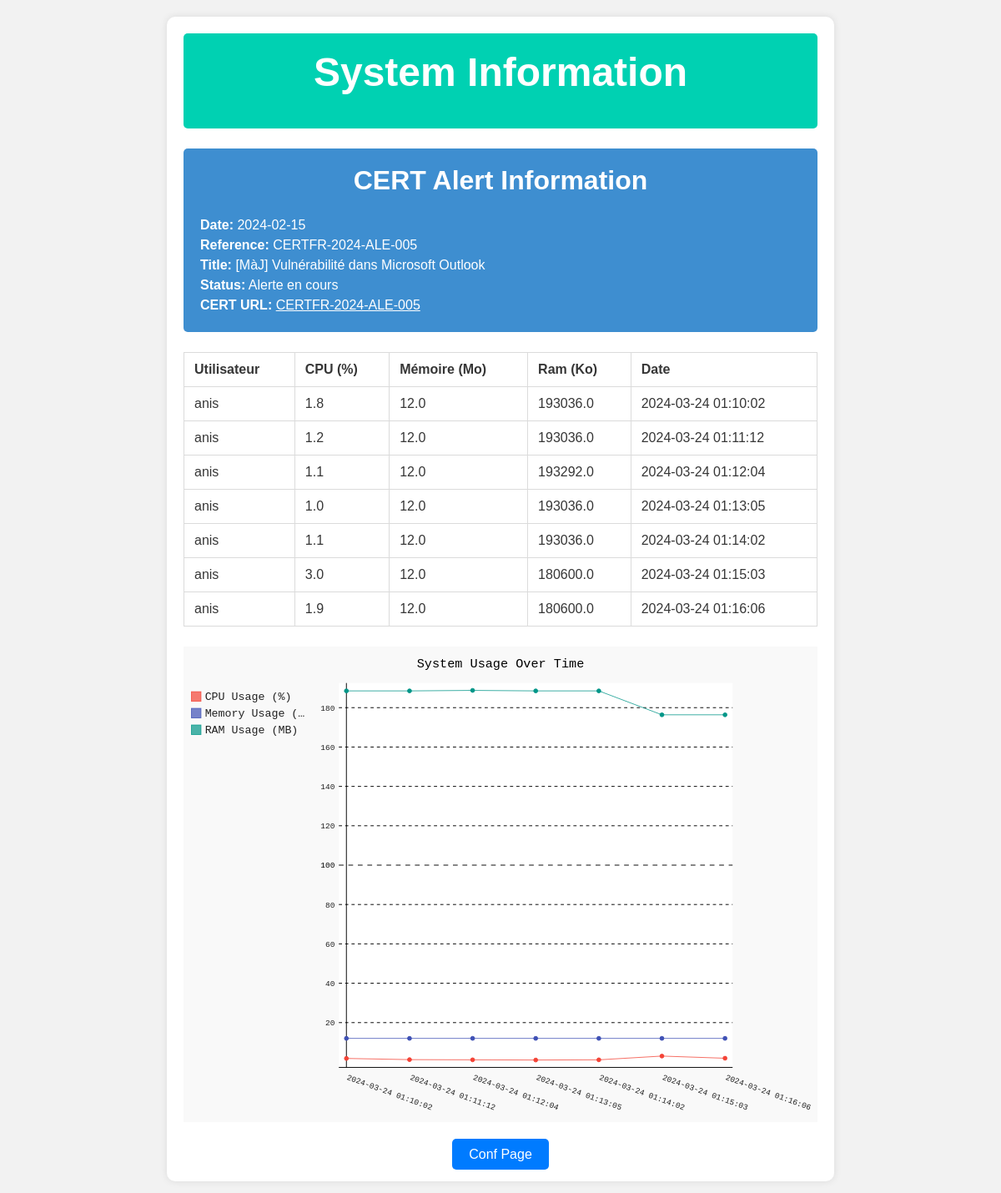
The page / on the database its author committed.
### tables this page shows
CREATE TABLE cert_alert (
                date TEXT,
                reference TEXT,
                title TEXT,
                status TEXT
            );

CREATE TABLE dataBase(users text,cpu REAL , memory REAL, ram REAL, date date);

### Fourthstep/form.py (the view)
@app.route('/')
def index():
    try:
        db = get_db()
        cursor = db.execute('SELECT * FROM cert_alert ORDER BY rowid DESC LIMIT 1')
        cert_data = cursor.fetchone()
        cursor = db.execute('SELECT * FROM dataBase')
        elements = cursor.fetchall()
        return render_template('page.html', elements=elements, cert_data=cert_data)
    except Exception as e:
        return f"An error occurred: {str(e)}"

### Fourthstep/form.py (called while the page is built)
def connect_db():
    return sqlite3.connect('/home/anis/Secondstep/anisdatabase.db')

def get_db():
    db = getattr(g, '_database', None)
    if db is None:
        db = g._database = connect_db()
    return db

@app.teardown_appcontext
def close_connection(exception):
    db = getattr(g, '_database', None)
    if db is not None:
        db.close()

### Fourthstep/template/page.html (shortened to what this page needs)
<!DOCTYPE html>
<html lang="en">
<head>
    <link rel="stylesheet" href="https://cdnjs.cloudflare.com/ajax/libs/bulma/0.9.3/css/bulma.min.css">
</head>
<body>
<div class="container">
    <div class="notification is-primary">
        <h1 class="title is-1">System Information</h1>
    </div>
    <div class="notification is-info cert-info">
        <h3 class="title is-3">CERT Alert Information</h3>
        {% if cert_data %}
            <p><strong>Date:</strong> {{ cert_data[0] }}</p>
            <p><strong>Reference:</strong> {{ cert_data[1] }}</p>
            <p><strong>Title:</strong> {{ cert_data[2] }}</p>
            <p><strong>Status:</strong> {{ cert_data[3] }}</p>
            <p><strong>CERT URL:</strong> <a href="https://www.cert.ssi.gouv.fr/alerte/{{ cert_data[1] }}/" target="_blank">{{ cert_data[1] }}</a></p>
        {% else %}
            <p>No CERT alert information available.</p>
        {% endif %}
    </div>
    <div class="table-container">
        <table class="table is-bordered is-hoverable">
            <thead>
                <tr>
                    <th>Utilisateur</th>
                    <th>CPU (%)</th>
                    <th>Mémoire (Mo)</th>
                    <th>Ram (Ko)</th>
                    <th>Date</th>
                </tr>
            </thead>
            <tbody>
                {% for element in elements %}
                <tr>
                    <td>{{ element[0] }}</td>
                    <td>{{ element[1] }}</td>
                    <td>{{ element[2] }}</td>
                    <td>{{ element[3] }}</td>
                    <td>{{ element[4] }}</td>
                </tr>
                {% endfor %}
            </tbody>
        </table>
    </div>
    <div class="graph-container">
        <img src="static/line_chart.svg" alt="Graph" class="graph-img">
    </div>
    <div class="button-container">
        <a href="http://127.0.0.1:5001/update_seuil " class="readme-button">Conf Page</a>
    </div>
</div>
</body>
</html>

### Fourthstep/template/page.html (style rules this page uses)
body { font-family: Arial, sans-serif; background-color: #f2f2f2; padding: 20px; }
.container { max-width: 800px; margin: auto; padding: 20px; background-color: #fff; border-radius: 10px; box-shadow: 0 0 10px rgba(0, 0, 0, 0.1); animation: slideIn 1s ease-in-out; }
h1, h2, h3 { color: #333; text-align: center; margin-bottom: 20px; }
.notification { margin-bottom: 20px; padding: 20px; border-radius: 5px; }
.cert-info { background-color: #5cb85c; color: white; }
.table-container { margin-top: 20px; animation: fadeIn 1s ease-in-out; width: 100%; }
.table-container table, .graph-container img { width: 100%; }
.graph-container { margin-top: 20px; animation: zoomIn 1s ease-in-out; width: 100%; }
.button-container { text-align: center; margin-top: 20px; }
.readme-button { background-color: #007bff; color: white; border: none; padding: 10px 20px; border-radius: 5px; cursor: pointer; transition: background-color 0.3s ease; }

### rows shown on the page
cert_alert: date "2024-02-15", reference "CERTFR-2024-ALE-005", title "[MàJ] Vulnérabilité dans Microsoft Outlook", status "Alerte en cours"
dataBase: users "anis", cpu "1.8", memory "12.0", ram "193036.0", date "2024-03-24 01:10:02"
dataBase: users "anis", cpu "1.2", memory "12.0", ram "193036.0", date "2024-03-24 01:11:12"
dataBase: users "anis", cpu "1.1", memory "12.0", ram "193292.0", date "2024-03-24 01:12:04"
dataBase: users "anis", cpu "1.0", memory "12.0", ram "193036.0", date "2024-03-24 01:13:05"
dataBase: users "anis", cpu "1.1", memory "12.0", ram "193036.0", date "2024-03-24 01:14:02"
dataBase: users "anis", cpu "3.0", memory "12.0", ram "180600.0", date "2024-03-24 01:15:03"
dataBase: users "anis", cpu "1.9", memory "12.0", ram "180600.0", date "2024-03-24 01:16:06"
